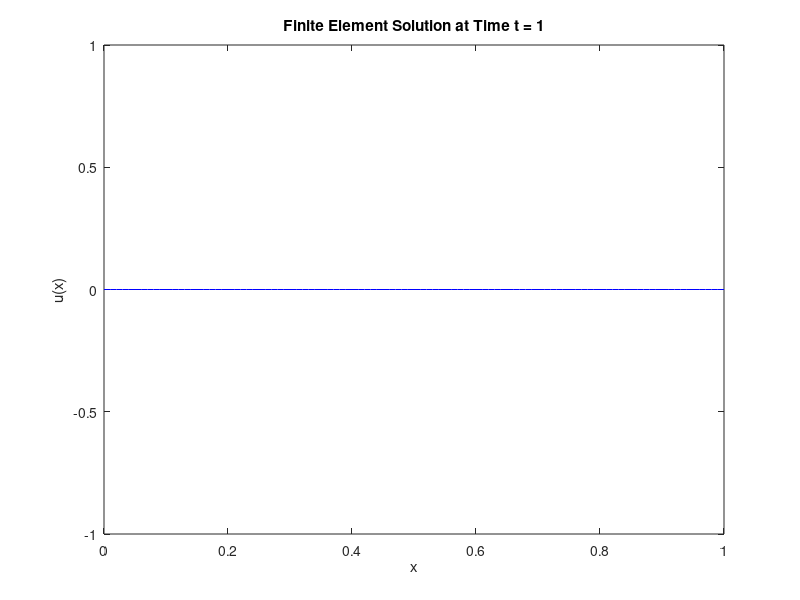

Here is the MATLAB script that generated this plot:
% One-Dimensional Finite Element Method

% Define the problem parameters
L = 1; % Length of the domain
N = 100; % Number of elements
h = L/N; % Element size

% Define the basis functions (shape functions)
phi = @(x) [1-x/h, x/h];

% Define the element stiffness matrix
k = @(x) [1 -1; -1 1];

% Define the element load vector
f = @(x) [x; x^2]; % Example load function

% Assemble the global stiffness matrix and load vector
K = zeros(N+1);
F = zeros(N+1, 1);

for i = 1:N
    x = (i-1)*h; % Element starting point
    Ke = k(x+h/2)*h; % Element stiffness matrix
    Fe = f(x+h/2)*h; % Element load vector
    
    % Assemble the element contributions into the global system
    indices = i:i+1;
    K(indices, indices) = K(indices, indices) + Ke;
    F(indices) = F(indices) + Fe;
end

% Apply boundary conditions
% Modify the appropriate rows and columns of K and F

% Apply Dirichlet boundary conditions
K(1, :) = 0;
K(1, 1) = 1;
F(1) = 0;

% Apply Neumann boundary conditions
% Modify the appropriate entries in F

% Apply initial conditions
U0 = zeros(N+1, 1); % Initial concentration values
U = U0;

% Solve the linear system at each time step
T = 1; % Total simulation time
dt = 0.01; % Time step size
numSteps = T/dt; % Number of time steps

for step = 1:numSteps
    % Solve the linear system
    U = K\F;
    
    % Update the load vector for the next time step
    F = zeros(N+1, 1);
    
    % Apply Neumann boundary conditions
    % Modify the appropriate entries in F
    
    % Apply initial conditions for the next time step
    U(1) = U0(1); % Assuming the initial condition is known at the left boundary
    
    % Plot the solution at each time step (optional)
    x = linspace(0, L, N+1);
    plot(x, U, 'b-');
    xlabel('x');
    ylabel('u(x)');
    title(['Finite Element Solution at Time t = ', num2str(step*dt)]);
    drawnow;
end
